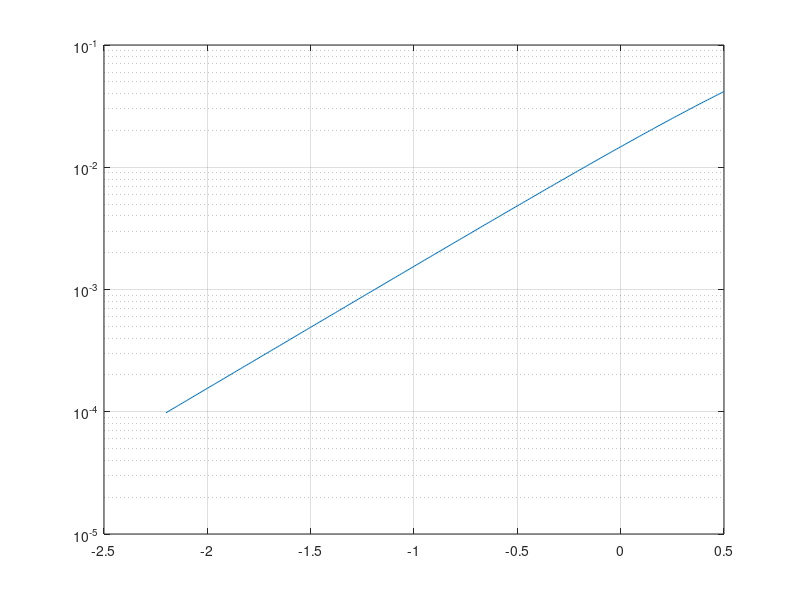

MATLAB code for this plot:
Y = @(z) 0.2485+ 1.78 * z;
X = @(m,z) z./(10.^(m + log10(0.0207)));
Z = @(m) (1 - 0.2485)./(2.78 + 1/0.0207 * 10.^(-m));

m = -2.2:0.01:0.5;

clf;
plot(m,Z(m));
% hold on;
% plot(m,X(m,Z(m)));
% plot(m,Y(Z(m)));
% hold off;
set(gca,'yscale','log');
grid on